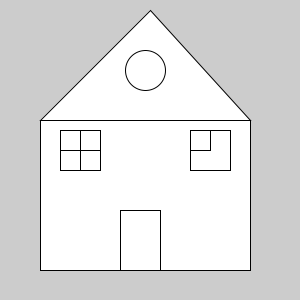
Frame 1 (no input)
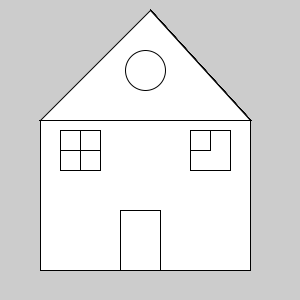
Frame 60 (the mouse pressed at the canvas centre just before this capture)
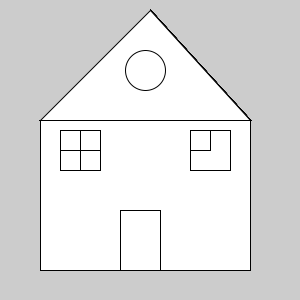
Frame 120 (the mouse held since frame 60 and released just before this capture)

The Processing sketch that drew these frames (run headless with seeded random() and noise(); from frame 60 on, the mouse is pressed at the canvas centre):

// Processing sketch: processing_182522
// ── processing_182522.pde

int counter;

void setup() {
size (300,300);
}

void draw() {
rect(40,120,210,150);
triangle(40,120,150,10,250,120);
rect(60,130,40,40);
rect(190,130,40,40); 
rect(120,210,40,60); 
ellipse(145,70,40,40);
rect(60,130,20,20);
rect(80,150,20,20);
rect(190,130,20,20);
}
